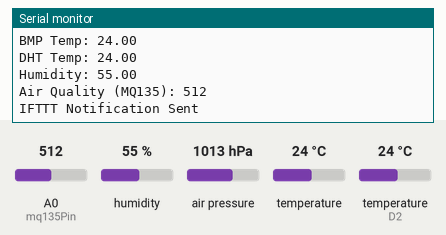
A sketch run on a simulated Arduino Nano 33 IoT. Parts: the last lines printed to the serial monitor. The test bench sets the inputs (shaded band); at power-on: humidity 55 %, air pressure 1013 hPa, A0 (mq135Pin) = 512, temperature 24 °C, temperature (sensor on D2) 24 °C. WiFi joins after 1.5 s; servers stay silent unless stated.

Above: at 2.7 s.
2.8 s: humidity set to 22 %
At 4.07 s:
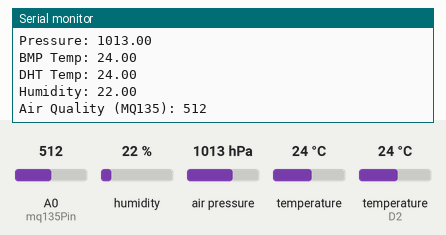
5.9 s: air pressure set to 952 hPa
At 7.9 s:
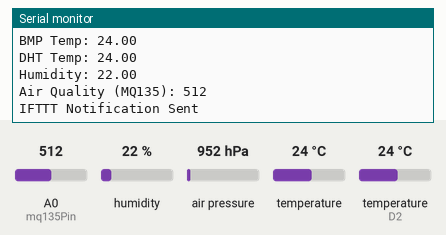
9.0 s: A0 (mq135Pin) set to 716
At 11.9 s:
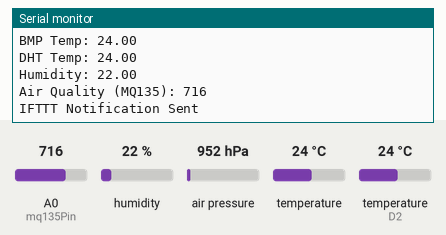
12.1 s: temperature (sensor 0) set to 12 °C
At 13.4 s:
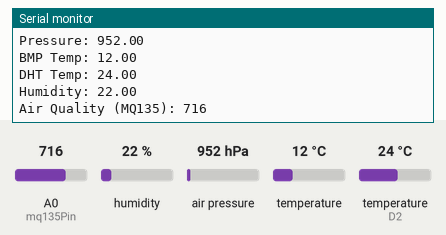
15.2 s: temperature (sensor on D2) set to 12 °C
At 15.73 s:
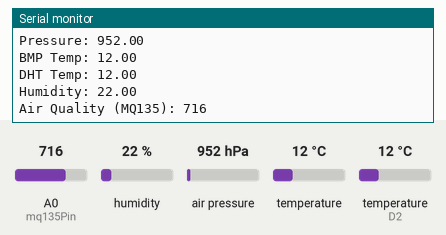
18.3 s: A0 (mq135Pin) set to 992
At 21.9 s:
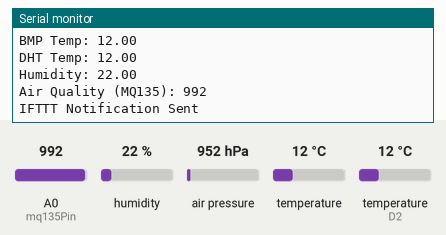
Timing chart, 0 to 22.4 s (numbered marks = the images above; inputs shaded):
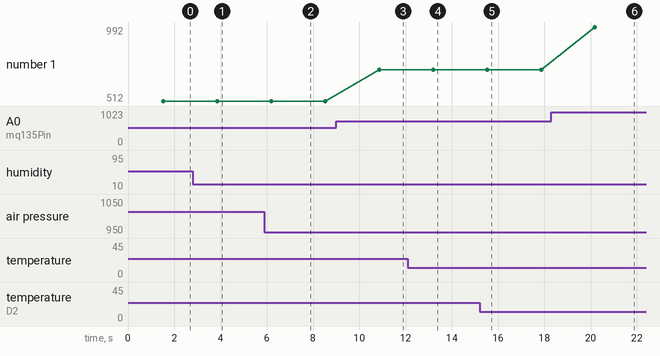

The sketch:

WriteMultipleFields_copy_20241110153059.ino
```cpp
#include <Wire.h>
#include <Adafruit_Sensor.h>
#include <Adafruit_BMP085_U.h>
#include <DHT.h>
#include <WiFiNINA.h>  // For Wi-Fi on Arduino Nano 33 IoT

// Wi-Fi credentials
const char* ssid = "Sandeep";
const char* password = "sweethome";

// IFTTT settings
const char* iftttKey = "kqQqtzuaCdaFzU4GEZrVEP2XZ77WYZ_Xk5hlFBC4PeB";
const char* iftttEvent = "sensor_notification";  // Event name used to trigger IFTTT

// BMP180 Sensor initialization
Adafruit_BMP085_Unified bmp;

// DHT22 Sensor initialization
#define DHTPIN 2  // Define pin for DHT22 sensor (DHT data pin connected to digital pin 2)
#define DHTTYPE DHT22  // Define the sensor type (DHT22)
DHT dht(DHTPIN, DHTTYPE);  // Initialize the DHT sensor

// MQ135 Sensor pin
int mq135Pin = A0;  // Define analog pin for MQ135 (Air quality sensor)


// Wi-Fi connection setup function
void connectToWiFi() {
  WiFi.begin(ssid, password);  // Attempt to connect to Wi-Fi with SSID and password
  while (WiFi.status() != WL_CONNECTED) {  // Keep checking the connection status
    delay(1000);  // Wait for 1 second before retrying
    Serial.println("Connecting to WiFi...");  // Print the status to Serial Monitor
  }
  Serial.println("Connected to WiFi!");  // Once connected, print this message
}

void setup() {
  Serial.begin(9600);  // Start serial communication at 9600 baud rate
  connectToWiFi();  // Call the Wi-Fi connection function

  // Initialize BMP180 sensor
  if (!bmp.begin()) {  // Check if the sensor was successfully initialized
    Serial.println("Couldn't find BMP180 sensor");  // Print an error if the sensor is not found
    while (1);  // Halt the program
  }

  dht.begin();  // Initialize DHT22 sensor
  pinMode(mq135Pin, INPUT);  // Set MQ135 sensor pin as input
}

void loop() {
  // Read BMP180 sensor data (Pressure and Temperature)
  sensors_event_t event;
  bmp.getEvent(&event);  // Get pressure data
  float pressure = event.pressure ? event.pressure : 0;  // If pressure is available, use it, otherwise set to 0
  float bmpTemperature;  // Declare a variable for BMP180 temperature
  bmp.getTemperature(&bmpTemperature);  // Get temperature from BMP180 sensor

  // Read DHT22 sensor data (Humidity and Temperature)
  float humidity = dht.readHumidity();  // Read humidity from DHT22
  float dhtTemperature = dht.readTemperature();  // Read temperature from DHT22

  // Read MQ135 sensor data (Air Quality - Analog)
  int mq135Value = analogRead(mq135Pin);  // Read analog value from MQ135

  // Print sensor data to Serial Monitor
  Serial.print("Pressure: "); Serial.println(pressure);  // Print pressure
  Serial.print("BMP Temp: "); Serial.println(bmpTemperature);  // Print BMP180 temperature
  Serial.print("DHT Temp: "); Serial.println(dhtTemperature);  // Print DHT22 temperature
  Serial.print("Humidity: "); Serial.println(humidity);  // Print humidity
  Serial.print("Air Quality (MQ135): "); Serial.println(mq135Value);  // Print air quality from MQ135

  // Check if temperature or air quality exceeds the set thresholds
  if (dhtTemperature > 25 || mq135Value > 300) {  // If temperature is above 25°C or air quality value exceeds 300
    sendIFTTTNotification(dhtTemperature, humidity, mq135Value);  // Trigger IFTTT notification
  }

  delay(2000);  // Wait for 2 seconds before the next loop iteration
}

// Function to send notification to IFTTT
void sendIFTTTNotification(float temperature, float humidity, int airQuality) {
  if (WiFi.status() == WL_CONNECTED) {  // Check if Wi-Fi is connected
    WiFiClient client;  // Create a Wi-Fi client
    const char* server = "maker.ifttt.com";  // Define the server URL (IFTTT Webhooks server)

    // Attempt to connect to the IFTTT Webhooks server
    if (client.connect(server, 80)) {
      // Construct the URL for the Webhooks request
      String url = "/trigger/";
      url += iftttEvent;  // Add the event name to the URL
      url += "/with/key/";
      url += iftttKey;  // Add the IFTTT key to the URL
      url += "?value1=" + String(temperature);  // Append the temperature value
      url += "&value2=" + String(humidity);  // Append the humidity value
      url += "&value3=" + String(airQuality);  // Append the air quality value

      // Send HTTP GET request to IFTTT Webhooks
      client.print(String("GET ") + url + " HTTP/1.1\r\n" +
                   "Host: " + server + "\r\n" +  // Set the host header
                   "Connection: close\r\n\r\n");  // Close the connection after sending request

      delay(100);  // Wait briefly to allow for the request to be sent
      Serial.println("IFTTT Notification Sent");  // Print success message to Serial Monitor
    } else {
      // If the connection to IFTTT fails, print an error message
      Serial.println("Connection to IFTTT failed");
    }
    client.stop();  // Stop the Wi-Fi client
  } else {
    // If Wi-Fi is not connected, print this message
    Serial.println("WiFi not connected");
  }
}
```

Measured:
- after the input at 2.8 s, the serial monitor: prints a new line after 1.1 s (image 1)
- after the input at 5.9 s, the serial monitor: prints a new line after 0.30 s (image 2)
- after the input at 9.0 s, the serial monitor: prints a new line after 1.9 s (image 3)
- after the input at 12.1 s, the serial monitor: prints a new line after 1.1 s (image 4)
- after the input at 15.2 s, the serial monitor: prints a new line after 0.33 s (image 5)
- after the input at 18.3 s, the serial monitor: prints a new line after 1.9 s (image 6)
- plotted number 1: 512 → 716 after the input at 9.0 s, 716 → 992 after the input at 18.3 s
